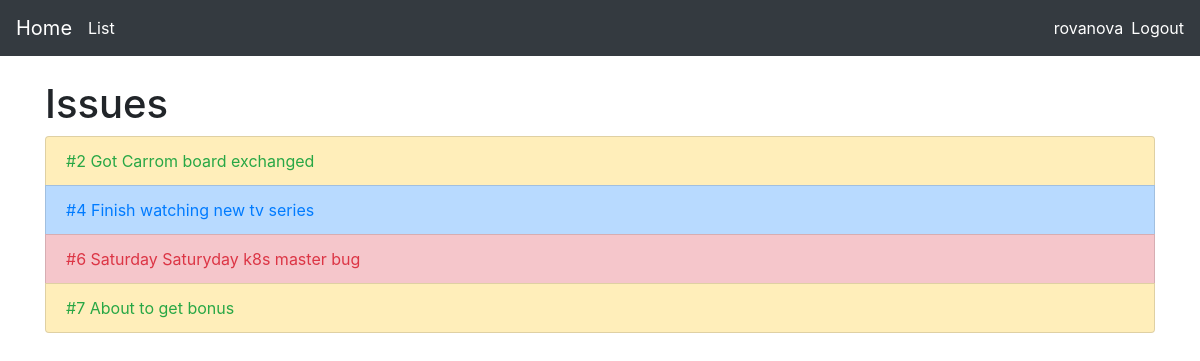
/issues/ (signed in), run on the app's committed database.
### issues/models.py (models this page shows, shortened)
class Issue(models.Model):
    user = models.ForeignKey(User, related_name='issues',on_delete=models.CASCADE)
    title = models.CharField(blank=False, max_length=250)
    issue_no = models.AutoField(primary_key=True)
    created_at = models.DateTimeField(auto_now=True)
    details = models.TextField(blank=False)
    class TypeOfIssue(models.TextChoices):
        STORY = 'ST', _('Story')
        BUG = 'BU', _('Bug')
        TASK = 'TA', _('Task')
    class Status(models.TextChoices):
        OPEN = 'OP', _('Open')
        IN_PROGRESS = 'IN', _('In Progress')
        CLOSED = 'CL', _('Closed')
    type = models.CharField(
        max_length=2,
        choices=TypeOfIssue.choices,
        default=TypeOfIssue.BUG,
    )
    status = models.CharField(
        max_length=2,
        choices=Status.choices,
        default=Status.OPEN,
    )

### issues/views.py (the view)
# urls.py: path('', views.IssueList.as_view(), name='list'),
class IssueList(generic.list.ListView):
    model = models.Issue
    def get_context_data(self, **kwargs):
        context = super().get_context_data(**kwargs)
        for issue in context['issue_list']:
            if issue.type == "ST":
                issue.className = "list-group-item-warning"
                issue.textColor = "text-success"
            elif issue.type == "BU":
                issue.className = "list-group-item-danger"
                issue.textColor = "text-danger"
            else:
                issue.className = "list-group-item-primary"
                issue.textColor = "text-primary"
        return context

### issues/templates/issues/issue_list.html
{% extends 'base.html' %}
{% block content %}
<h1>Issues</h1>
<ul class="list-group">
  {% for issue in issue_list %}
  <li class="list-group-item {{issue.className}}">
    <a href="{% url 'issues:detail' pk=issue.pk %}" class="{{issue.textColor}}">
      #{{issue.issue_no}}
      {{issue.title}}
    </a>
  </li>
  {% empty %}
  <li>No issues yet.</li>
  {% endfor %}
</ul>
{% endblock %}

### templates/base.html (shortened to what this page needs)
<!DOCTYPE html>
<html lang="en">
  <head>
    <link
      rel="stylesheet"
      href="https://stackpath.bootstrapcdn.com/bootstrap/4.1.3/css/bootstrap.min.css"
    />
  </head>
  <body>
    <nav class="navbar navbar-dark bg-dark mb-4">
      <a class="navbar-brand" href="{% url 'home' %}">
        Home
      </a>
      <a class="mr-auto text-white" href="{% url 'issues:list' %}">List</a>
      {% if not user.is_authenticated %}
        <a class="text-white" href="{% url 'account_login' %}">Login</a>
      {% else %}
        <a class="text-white mr-2" href="#">{{user.username}}</a>
        <a class="text-white" href="{% url 'account_logout' %}">Logout</a>
      {% endif %}
    </nav>
    <div class="container">
      {% block content %} {% endblock %}
    </div>
  </body>
</html>

### data on the page
Issue: issue_no "2", title "Got Carrom board exchanged"
Issue: issue_no "4", title "Finish watching new tv series"
Issue: issue_no "6", title "Saturday Saturyday k8s master bug"
Issue: issue_no "7", title "About to get bonus"

### other printed values
{{ user.username }} "rovanova"
